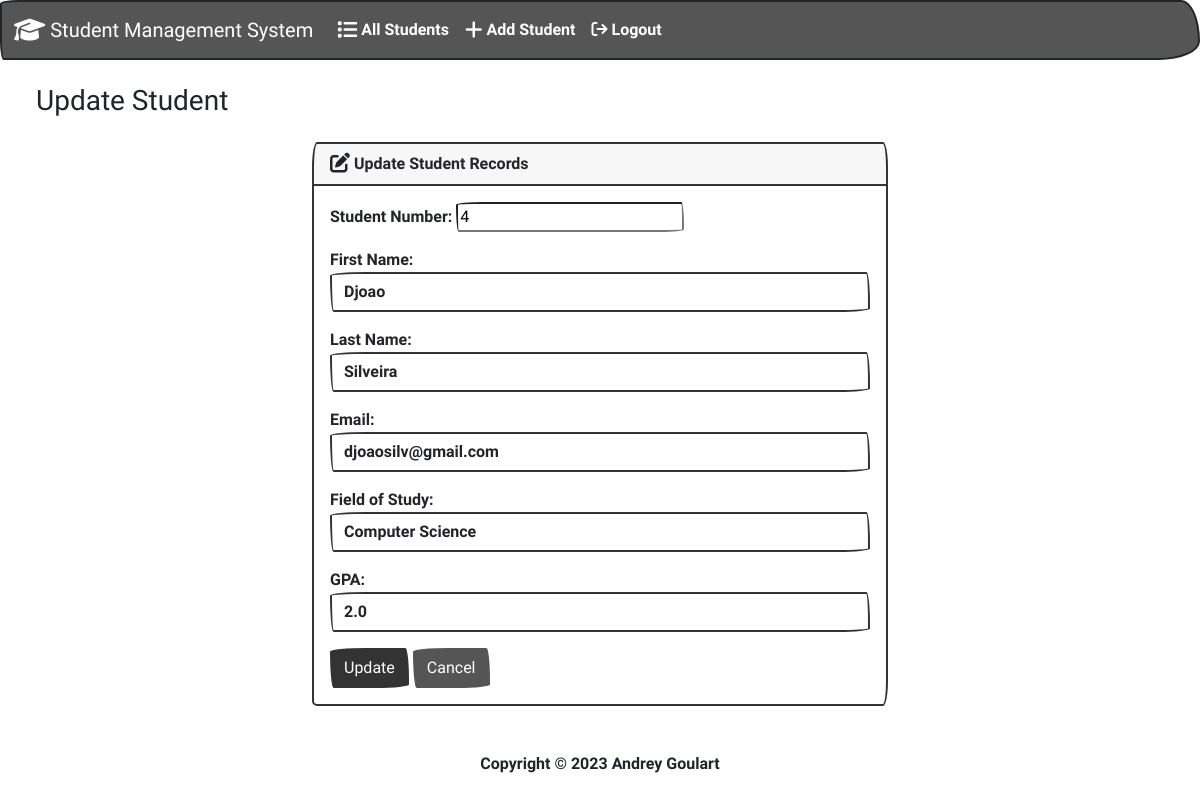
The app's page /student/4/edit with its own data.
### students/models.py (models this page shows, shortened)
class Student(models.Model):
    student_number = models.PositiveIntegerField()
    first_name = models.CharField(max_length=50)
    last_name = models.CharField(max_length=50)
    email = models.EmailField(max_length=100)
    field_of_study = models.CharField(max_length=50)
    gpa = models.FloatField()

### students/views.py (the view)
# urls.py: path('student/<int:id>/edit', edit, name='edit'),
def edit(request, id):
    if request.method == 'POST':
        student = Student.objects.get(pk=id)
        form = StudentForm(request.POST, instance=student)
        if form.is_valid():
            form.save()
            return render(request, 'edit.html', {
                'form':form,
                'success':True
            })
    else:
        student = Student.objects.get(pk=id)
        form = StudentForm(instance=student)
    return render(request, 'edit.html', {
        'form': form
    })

### students/forms.py
class StudentForm(forms.ModelForm):
    class Meta:
        model = Student
        fields = "__all__"
        labels = {
            "student_number": "Student Number",
            "first_name": "First Name",
            "last_name": "Last Name",
            "email": "Email",
            "field_of_study": "Field of Study",
            "gpa": "GPA",
        }
        widgets = {
            "student_numer": forms.NumberInput(attrs={"class": "form-control"}),
            "first_name": forms.TextInput(attrs={"class": "form-control"}),
            "last_name": forms.TextInput(attrs={"class": "form-control"}),
            "email": forms.TextInput(attrs={"class": "form-control"}),
            "field_of_study": forms.TextInput(attrs={"class": "form-control"}),
            "gpa": forms.NumberInput(attrs={"class": "form-control"}),
        }

### students/templates/edit.html (shortened to what this page needs)
{% extends 'base.html' %}
{% block content %}
<h3 class="text center m-4"> Update Student </h3>
{% if success %}
<div class="alert alert-success" role="alert">
    Student updated successfully
    <a href="{% url 'index' %}" class="alert-link">Go to home page.</a>
</div>
{% else %}
<div class="row justify-content-center">
    <div class="col-6">
        <div class="card bg-light mb-3">
            <div class="card-header">
                <i class="fa-solid fa-pen-to-square fa-lg"></i> Update Student Records
            </div>
            <div class="card-body">
                <form method="POST">
                    {{ form.as_p }}
                    <button type="submit" class="btn btn-primary">Update</button>
                    <a href="{% url 'index' %}" class="btn btn-secondary">Cancel</a>
                </form>
            </div>
        </div>
    </div>
</div>
{% endif %}
{% endblock %}

### records on screen
Student: student_number "4", first_name "Djoao", last_name "Silveira", email "djoaosilv@gmail.com", field_of_study "Computer Science", gpa "2.0"
